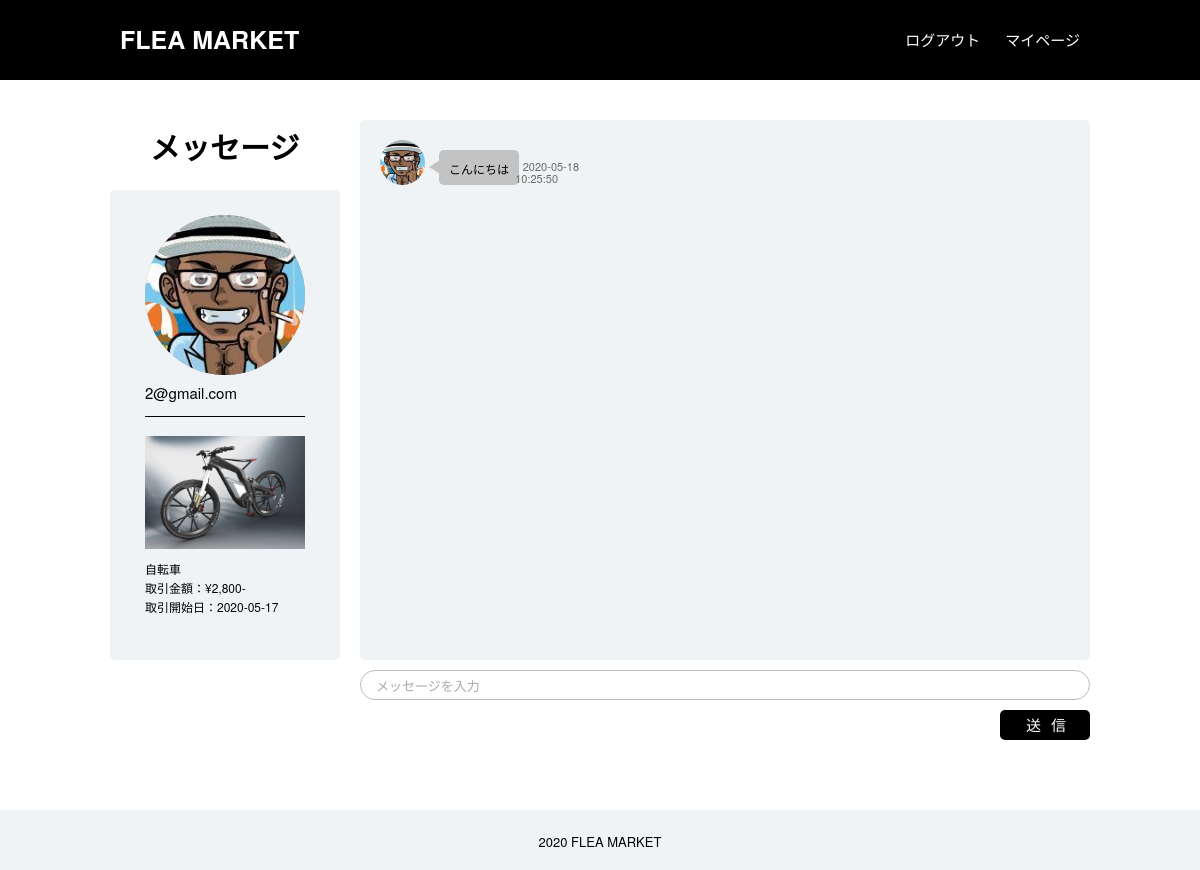
Page /a-message.php?board_id=9 (signed in) on the committed database.
### tables this page shows
CREATE TABLE `users` (
  `id` int(11) NOT NULL,
  `username` varchar(30) DEFAULT NULL,
  `age` int(11) DEFAULT NULL,
  `tel` varchar(255) DEFAULT NULL,
  `zip1` varchar(3) DEFAULT NULL,
  `zip2` varchar(4) DEFAULT NULL,
  `addr` varchar(100) DEFAULT NULL,
  `email` varchar(40) NOT NULL,
  `password` varchar(255) NOT NULL,
  `img` varchar(255) DEFAULT NULL,
  `login_time` datetime DEFAULT NULL,
  `delete_flag` tinyint(1) NOT NULL DEFAULT '0',
  `create_date` datetime NOT NULL,
  `update_date` timestamp NOT NULL DEFAULT CURRENT_TIMESTAMP
);

CREATE TABLE `product` (
  `id` int(11) NOT NULL,
  `name` varchar(255) NOT NULL,
  `category_id` int(11) NOT NULL,
  `detail` varchar(255) DEFAULT NULL,
  `price` int(11) NOT NULL,
  `img1` varchar(255) DEFAULT NULL,
  `img2` varchar(255) DEFAULT NULL,
  `img3` varchar(255) DEFAULT NULL,
  `user_id` int(11) NOT NULL,
  `buyer_id` int(11) DEFAULT NULL,
  `delete_flag` tinyint(1) NOT NULL DEFAULT '0',
  `create_date` datetime NOT NULL,
  `update_date` timestamp NOT NULL DEFAULT CURRENT_TIMESTAMP ON UPDATE CURRENT_TIMESTAMP
);

CREATE TABLE `message` (
  `id` int(11) NOT NULL,
  `board_id` int(11) NOT NULL,
  `to_user` int(11) NOT NULL,
  `from_user` int(11) NOT NULL,
  `msg` varchar(255) NOT NULL,
  `send_date` datetime NOT NULL,
  `delete_flag` tinyint(1) NOT NULL DEFAULT '0',
  `create_date` datetime NOT NULL,
  `update_date` timestamp NOT NULL DEFAULT CURRENT_TIMESTAMP ON UPDATE CURRENT_TIMESTAMP
);

### f-function.php (called while the page is built, shortened)
<?php
$err_msg = array();
function dbConnect()
{
   $dsn = 'mysql:dbname=wk_fleamarket;host=localhost;charset=utf8';
   $user = 'root';
   $password = 'root';
   $options = array(
      PDO::ATTR_ERRMODE => PDO::ERRMODE_SILENT,
      PDO::ATTR_DEFAULT_FETCH_MODE => PDO::FETCH_ASSOC,
      PDO::MYSQL_ATTR_USE_BUFFERED_QUERY => true,
   );
   $dbh = new PDO($dsn, $user, $password, $options);
   return $dbh;
}
function queryPost($dbh, $sql, $data)
{
   $stmt = $dbh->prepare($sql);
   if (!$stmt->execute($data)) {
      global $err_msg;
      $err_msg['common'] = MSG07;
      return 0;
   }
   return $stmt;
}
function getUser($u_id)
{
   try {
      $dbh = dbConnect();
      $sql = 'SELECT * FROM users  WHERE id = :u_id AND delete_flag = 0';
      $data = array(':u_id' => $u_id);
      $stmt = queryPost($dbh, $sql, $data);
      if ($stmt) {
         return $stmt->fetch(PDO::FETCH_ASSOC);
      } else {
         return false;
      }
   } catch (Exception $e) {
      error_log('エラー発生:' . $e->getMessage());
   } finally {
      $dbh = null;
   }
}
function getProductOne($prod_id)
{
   try {
      $dbh = dbConnect();
      $sql =
         'SELECT p.id , p.name , p.detail, p.price, p.img1, p.img2, p.img3, p.user_id, p.create_date, p.update_date, c.name AS category
         FROM product AS p LEFT JOIN category AS c ON p.category_id = c.id
         WHERE p.id = :prod_id AND p.delete_flag = 0 AND c.delete_flag = 0';
      $data = array(':prod_id' => $prod_id);
      $stmt = queryPost($dbh, $sql, $data);
      if ($stmt) {
         return $stmt->fetch(PDO::FETCH_ASSOC);
      } else {
         return false;
      }
   } catch (Exception $e) {
      error_log('エラー発生:' . $e->getMessage());
   }
}
function getMsgs($board_id)
{
   try {
      $dbh = dbConnect();
      $sql =
         'SELECT
            b.id AS b_id, m.id AS m_id, m.to_user, m.from_user, m.msg, m.send_date, b.create_date
         FROM board AS b LEFT JOIN message AS m ON b.id = m.board_id
         WHERE m.board_id = :b_id AND m.delete_flag = 0
         ORDER BY m.send_date';
      $data = array(':b_id' => $board_id);
      $stmt = queryPost($dbh, $sql, $data);
      if ($stmt) {
         return $stmt->fetchAll();
      } else {
         return false;
      }
   } catch (Exception $e) {
      error_log('エラー発生:' . $e->getMessage());
   }
}
function getBoard($board_id)
{
   try {
      $dbh = dbConnect();
      $sql =
         'SELECT
         b.user_id as seller_id, us.username as s_name, us.tel as s_tel, us.email as s_email, us.img as s_img,
         b.buyer_id, ub.username as b_name, ub.tel as b_tel, ub.email as b_email, ub.img as b_img,
         b.product_id, p.name as p_name, p.price as p_price, b.create_date
         FROM board AS b
         LEFT JOIN users AS us ON b.user_id = us.id
         LEFT JOIN users AS ub ON b.buyer_id = ub.id
         LEFT JOIN product AS p ON b.product_id = p.id
         WHERE b.id = :b_id AND b.delete_flag = 0';
      $data = array(':b_id' => $board_id);
      $stmt = queryPost($dbh, $sql, $data);
      if ($stmt) {
         return $stmt->fetch(PDO::FETCH_ASSOC);
      } else {
         return false;
      }
   } catch (Exception $e) {
      error_log('エラー発生:' . $e->getMessage());
   } finally {
      $dbh = null;
   }
}
function showImg($path)
{
   if (empty($path)) {
      return 'img/sample-img.png';
   } else {
      return $path;
   }
}

### a-message.php (the view, shortened to what this page needs)
<?php
require('f-function.php');
$board_id = (!empty($_GET['board_id'])) ? $_GET['board_id'] : '';
$msgs = getMsgs($board_id);
$boardInfo = getBoard($board_id);
$getProduct = getProductOne($boardInfo['product_id']);
$partnerUserId = ($_SESSION['user_id'] == $boardInfo['seller_id']) ? $boardInfo['buyer_id'] : $boardInfo['seller_id'];
$partnerUserInfo = getUser($partnerUserId);
$myUserInfo = getUser($_SESSION['user_id']);
?>
<?php
require('common/head.php');
?>
<body>
   <?php require('common/header.php'); ?>
   <main class="lm1 pm-msg">
      <div class="lw pw-msg u-cf">
         <h2 class="c-h2 pm-msg__heading">メッセージ</h2>
         <div class="pm-msg__msgArea -side">
            <div class=" pm-msg__sideInfo">
               <div class="pm-msg__yourInfo">
                  <div class="pm-msg__yourInfoImgSize <?php if (empty($val['img'])) echo 'u-noImgBgc'; ?>">
                     <img src="<?= showImg($partnerUserInfo['img']); ?>" alt="" class="pm-msg__yourInfoImg u-ajustImg">
                  </div>
                  <p class="pm-msg__yourName"><?= (empty($partnerUserInfo['username'])) ? $partnerUserInfo['email'] : $partnerUserInfo['username']; ?></p>
               </div>
               <hr class="pm-msg__sideBorder">
               <div class="pm-msg__prodInfo">
                  <div class="pm-msg__prodImgSize">
                     <img src="<?= $getProduct['img1']; ?>" alt="" class="pm-msg__prodImg u-ajustImg">
                  </div>
                  <p class="pm-msg__prodName"><?= $getProduct['name']; ?></p>
                  <p class="pm-msg__prodPrice">取引金額：¥<?= number_format($getProduct['price']); ?>-</p>
                  <p class="pm-msg__prodStartDate">取引開始日：<?= date('Y-m-d', strtotime($getProduct['create_date'])); ?></p>
               </div>
            </div>
         </div>
         <div id="js-scroll-bottom" class="pm-msg__msgArea -main">
            <?php foreach ($msgs as $val) : ?>
               <?php if ($_SESSION['user_id'] == $val['to_user']) : ?>
                  <div class="pm-msg__msgWrap u-cf">
                     <div class="pm-msg__msgImgSize -my">
                        <img src="<?= $myUserInfo['img']; ?>" alt="" class="pm-msg__msgImg u-ajustImg">
                     </div>
                     <p class="pm-msg__msg -my">
                        <span class="pm-msg__msgTriangle -my"></span>
                        <?= $val['msg']; ?>
                        <time class="pm-msg__date -my"><?= date('Y-m-d', strtotime($val['send_date'])); ?></time>
                        <time class="pm-msg__time -my"><?= date('H:i:s', strtotime($val['send_date'])); ?></time>
                     </p>
                  </div>
               <?php else : ?>
                  <div class="pm-msg__msgWrap u-cf">
                     <div class="pm-msg__msgImgSize -your">
                        <img src="<?= $partnerUserInfo['img']; ?>" alt="" class="pm-msg__msgImg u-ajustImg">
                     </div>
                     <p class="pm-msg__msg -your">
                        <span class="pm-msg__msgTriangle -your"></span>
                        <?= $val['msg']; ?>
                        <time class="pm-msg__date -your"><?= date('Y-m-d', strtotime($val['send_date'])); ?></time>
                        <time class="pm-msg__time -your"><?= date('G:i:s', strtotime($val['send_date'])); ?></time>
                     </p>
                  </div>
               <?php endif; ?>
            <?php endforeach; ?>
         </div>
      </div>
      <form action="" method="post" class="pm-msg__msgForm">
         <input type="text" name="msg" placeholder="メッセージを入力" class="pm-msg__msgText">
         <input type="submit" value="送信" class="c-btn pm-msg__msgBtn">
      </form>
   </main>
   <?php require('common/footer.php'); ?>
</body>
</html>

### css/foundation/base.css (style rules this page uses)
html { font-size: 62.5%; }
body { font-family: "Helvetica Neue", Arial, "Hiragino Kaku Gothic ProN", "Hiragino Sans", Meiryo, sans-serif; }
*, *::before, *::after { box-sizing: border-box; }

### css/layout/layout.css (style rules this page uses)
.lm1 { margin: 40px auto 60px; width: 1000px; }
.lw { margin: 40px auto 60px; width: 1000px; }

### css/object/component.css (style rules this page uses)
.c-h2 { font-weight: bold; font-size: 3rem; }
.c-btn { border: none; border-radius: 5px; color: #fff; text-decoration: none; }

### css/object/project.css (style rules this page uses)
.pw-msg { position: relative; margin-bottom: 10px; height: 540px; }
.pm-msg__msgArea { float: left; margin: 0 10px; background: #f0f3f5; }
.pm-msg__heading { position: absolute; top: -15px; left: 50px; }
.pm-msg__msgArea.-side { margin-top: 70px; width: 230px; height: 470px; border-radius: 5px; text-align: center; }
.pm-msg__sideInfo { display: inline-block; padding: 25px; background: #f0f3f5; }
.pm-msg__yourInfoImgSize { position: relative; display: inline-block; margin-bottom: 6px; width: 160px; height: 160px; border-radius: 50%; }
.pm-msg__yourInfoImg { border-radius: 50%; }
.pm-msg__yourInfo > p { margin: 3px 0; text-align: left; font-size: 1.5rem; }
.pm-msg .pm-msg__sideBorder { margin: 15px 0; width: 160px; height: 1px; border: none; background: #000; }
.pm-msg__prodImgSize { position: relative; display: inline-block; margin-bottom: 5px; width: 160px; height: 120px; }
.pm-msg__prodInfo > p { margin: 0; margin-top: 5px; text-align: left; font-size: 1.2rem; }
.pm-msg__msgArea.-main { overflow: scroll; padding: 20px; width: 730px; height: inherit; border-radius: 5px; }
.pm-msg__msgWrap { margin-bottom: 10px; }
.pm-msg__msgImgSize { position: relative; width: 45px; height: 45px; }
.pm-msg__msgImg { border-radius: 50%; }
.pm-msg__msg { position: relative; margin: 10px 14px 0px; padding: 12px 10px 9px; min-height: 30px; max-width: 400px; border-radius: 5px; font-size: 1.2rem; }
.pm-msg__msgTriangle { position: absolute; top: 10px; border-top: solid 7px transparent; border-bottom: solid 7px transparent; }
.pm-msg__date { position: absolute; font-size: 11px; }
.pm-msg__time { position: absolute; font-size: 11px; }
.pm-msg__msg > time { color: rgb(105, 105, 105); }
.pm-msg__msgImgSize.-your { float: left; }
.pm-msg__msg.-your { float: left; background: rgb(195, 195, 195); }
.pm-msg__msgTriangle.-your { left: -10px; border-right: solid 11px rgb(195, 195, 195); }
.pm-msg__date.-your { right: -60px; bottom: 12px; }
.pm-msg__time.-your { right: -39px; bottom: 0px; }
.pm-msg__msgForm { display: flex; align-items: flex-end; flex-direction: column; text-align: right; }
.pm-msg__msgText { margin: 0 10px; padding-left: 15px; width: 730px; height: 30px; border: 1px solid rgb(190, 189, 189); border-radius: 50px; font-size: 1.3rem; }
.pm-msg__msgText::placeholder { color: rgb(169, 169, 169); }
.pm-msg__msgBtn { margin: 10px; padding-left: 18px; width: 90px; height: 30px; background: #000; letter-spacing: 10px; font-size: 1.5rem; }

### css/object/utility.css (style rules this page uses)
.u-cf::after { display: block; clear: both; content: ""; }
.u-ajustImg { position: absolute; top: 0; right: 0; bottom: 0; left: 0; margin: auto; max-width: 100%; max-height: 100%; width: auto; height: auto; -o-object-fit: contain; object-fit: contain; }
.u-noImgBgc { background-color: #a2a4a5; }

### rows in the picture
users: img (picture), email "2@gmail.com"
product: img1 (picture), name "自転車", price "2,800", create_date "2020-05-17"
message: users.img (picture), msg "こんにちは", send_date "2020-05-18", send_date "10:25:50"
